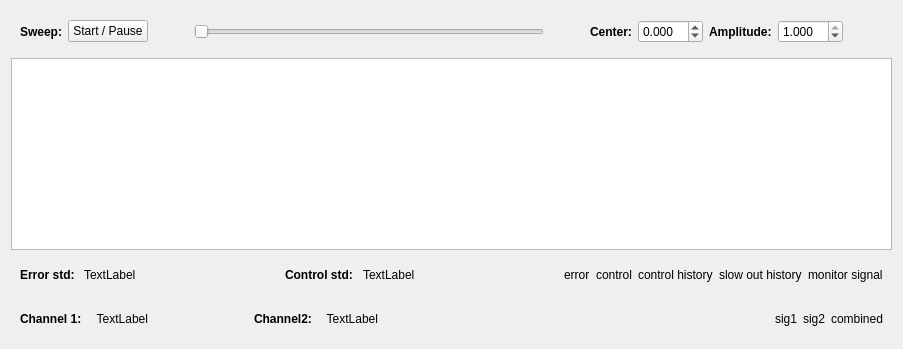
     <widget class="QWidget" name="centralPanel" native="true">
      <property name="sizePolicy">
       <sizepolicy hsizetype="Expanding" vsizetype="Preferred">
        <horstretch>5</horstretch>
        <verstretch>0</verstretch>
       </sizepolicy>
      </property>
      <layout class="QHBoxLayout" name="horizontalLayout_8">
       <item>
        <layout class="QVBoxLayout" name="verticalLayout_17">
         <item>
          <widget class="SweepControlWidget" name="sweepControlWidget" native="true">
           <layout class="QHBoxLayout" name="horizontalLayout_3">
            <item>
             <widget class="QLabel" name="sweepLabel">
              <property name="font">
               <font>
                <weight>75</weight>
                <bold>true</bold>
               </font>
              </property>
              <property name="text">
               <string>Sweep:</string>
              </property>
             </widget>
            </item>
            <item>
             <widget class="QPushButton" name="sweepStartStopPushButton">
              <property name="toolTip">
               <string>&lt;!DOCTYPE HTML PUBLIC &quot;-//W3C//DTD HTML 4.0//EN&quot; &quot;http://www.w3.org/TR/REC-html40/strict.dtd&quot;&gt;
&lt;html&gt;&lt;head&gt;&lt;meta name=&quot;qrichtext&quot; content=&quot;1&quot; /&gt;&lt;style type=&quot;text/css&quot;&gt;
p, li { white-space: pre-wrap; }
&lt;/style&gt;&lt;/head&gt;&lt;body style=&quot; font-family:'MS Shell Dlg 2'; font-size:8pt; font-weight:400; font-style:normal;&quot;&gt;
&lt;p style=&quot; margin-top:0px; margin-bottom:0px; margin-left:0px; margin-right:0px; -qt-block-indent:0; text-indent:0px;&quot;&gt;Start and pause the output of the sweep at the sweep center position.&lt;/p&gt;&lt;/body&gt;&lt;/html&gt;</string>
              </property>
              <property name="text">
               <string>Start / Pause</string>
              </property>
              <property name="checkable">
               <bool>true</bool>
              </property>
             </widget>
            </item>
            <item>
             <spacer name="horizontalSpacer_3">
              <property name="orientation">
               <enum>Qt::Horizontal</enum>
              </property>
              <property name="sizeHint" stdset="0">
               <size>
                <width>40</width>
                <height>20</height>
               </size>
              </property>
             </spacer>
            </item>
            <item>
             <widget class="SweepSlider" name="sweepSlider">
              <property name="minimumSize">
               <size>
                <width>350</width>
                <height>0</height>
               </size>
              </property>
              <property name="maximum">
               <number>99</number>
              </property>
              <property name="orientation">
               <enum>Qt::Horizontal</enum>
              </property>
             </widget>
            </item>
            <item>
             <spacer name="horizontalSpacer">
              <property name="orientation">
               <enum>Qt::Horizontal</enum>
              </property>
              <property name="sizeHint" stdset="0">
               <size>
                <width>40</width>
                <height>20</height>
               </size>
              </property>
             </spacer>
            </item>
            <item>
             <widget class="QLabel" name="sweepCenterLabel">
              <property name="font">
               <font>
                <weight>75</weight>
                <bold>true</bold>
               </font>
              </property>
              <property name="text">
               <string>Center:</string>
              </property>
             </widget>
            </item>
            <item>
             <widget class="CustomDoubleSpinBox" name="sweepCenterSpinBox">
              <property name="minimumSize">
               <size>
                <width>65</width>
                <height>0</height>
               </size>
              </property>
              <property name="toolTip">
               <string>&lt;!DOCTYPE HTML PUBLIC &quot;-//W3C//DTD HTML 4.0//EN&quot; &quot;http://www.w3.org/TR/REC-html40/strict.dtd&quot;&gt;
&lt;html&gt;&lt;head&gt;&lt;meta name=&quot;qrichtext&quot; content=&quot;1&quot; /&gt;&lt;style type=&quot;text/css&quot;&gt;
p, li { white-space: pre-wrap; }
&lt;/style&gt;&lt;/head&gt;&lt;body style=&quot; font-family:'MS Shell Dlg 2'; font-size:8pt; font-weight:400; font-style:normal;&quot;&gt;
&lt;p style=&quot; margin-top:0px; margin-bottom:0px; margin-left:0px; margin-right:0px; -qt-block-indent:0; text-indent:0px;&quot;&gt;The center position of the sweep. If a fast output is used for the sweep this is the sweep center position in volts. If the slow output is used the interval [-1, +1] of this parameter is mapped to the interval [0V, +1.8V].&lt;/p&gt;&lt;/body&gt;&lt;/html&gt;</string>
              </property>
              <property name="keyboardTracking">
               <bool>false</bool>
              </property>
              <property name="suffix">
               <string/>
              </property>
              <property name="decimals">
               <number>3</number>
              </property>
              <property name="minimum">
               <double>-1.000000000000000</double>
              </property>
              <property name="maximum">
               <double>1.000000000000000</double>
              </property>
              <property name="singleStep">
               <double>0.100000000000000</double>
              </property>
              <property name="value">
               <double>0.000000000000000</double>
              </property>
             </widget>
            </item>
            <item>
             <widget class="QLabel" name="sweepAmplitudeLabel">
              <property name="font">
               <font>
                <weight>75</weight>
                <bold>true</bold>
               </font>
              </property>
              <property name="text">
               <string>Amplitude:</string>
              </property>
             </widget>
            </item>
            <item>
             <widget class="CustomDoubleSpinBox" name="sweepAmplitudeSpinBox">
              <property name="minimumSize">
               <size>
                <width>65</width>
                <height>0</height>
               </size>
              </property>
              <property name="toolTip">
               <string>&lt;!DOCTYPE HTML PUBLIC &quot;-//W3C//DTD HTML 4.0//EN&quot; &quot;http://www.w3.org/TR/REC-html40/strict.dtd&quot;&gt;
&lt;html&gt;&lt;head&gt;&lt;meta name=&quot;qrichtext&quot; content=&quot;1&quot; /&gt;&lt;style type=&quot;text/css&quot;&gt;
p, li { white-space: pre-wrap; }
&lt;/style&gt;&lt;/head&gt;&lt;body style=&quot; font-family:'MS Shell Dlg 2'; font-size:8pt; font-weight:400; font-style:normal;&quot;&gt;
&lt;p style=&quot; margin-top:0px; margin-bottom:0px; margin-left:0px; margin-right:0px; -qt-block-indent:0; text-indent:0px;&quot;&gt;Amplitude of the sweep in units of 0.5 * Vpp of the output (2 V for fast outputs (range +/- 1 V) and 0.9 V for slow outputs (range 0 V to 1.8 V). That means an amplitude of 1.0 corresponds to the full sweep range in both cases.&lt;/p&gt;&lt;/body&gt;&lt;/html&gt;</string>
              </property>
              <property name="keyboardTracking">
               <bool>false</bool>
              </property>
              <property name="suffix">
               <string/>
              </property>
              <property name="decimals">
               <number>3</number>
              </property>
              <property name="minimum">
               <double>0.000000000000000</double>
              </property>
              <property name="maximum">
               <double>1.000000000000000</double>
              </property>
              <property name="singleStep">
               <double>0.100000000000000</double>
              </property>
              <property name="value">
               <double>1.000000000000000</double>
              </property>
             </widget>
            </item>
            <item>
             <spacer name="horizontalSpacer_8">
              <property name="orientation">
               <enum>Qt::Horizontal</enum>
              </property>
              <property name="sizeHint" stdset="0">
               <size>
                <width>40</width>
                <height>20</height>
               </size>
              </property>
             </spacer>
            </item>
           </layout>
          </widget>
         </item>
         <item>
          <widget class="PlotWidget" name="graphicsView">
           <property name="minimumSize">
            <size>
             <width>100</width>
             <height>100</height>
            </size>
           </property>
          </widget>
         </item>
         <item>
          <widget class="QWidget" name="topLockPanelWidget" native="true">
           <layout class="QHBoxLayout" name="horizontalLayout_4">
            <item>
             <widget class="QLabel" name="label_4">
              <property name="font">
               <font>
                <weight>75</weight>
                <bold>true</bold>
               </font>
              </property>
              <property name="text">
               <string>Error std: </string>
              </property>
             </widget>
            </item>
            <item>
             <widget class="QLabel" name="errorStdLabel">
              <property name="text">
               <string>TextLabel</string>
              </property>
              <property name="wordWrap">
               <bool>true</bool>
              </property>
             </widget>
            </item>
            <item>
             <spacer name="horizontalSpacer_5">
              <property name="orientation">
               <enum>Qt::Horizontal</enum>
              </property>
              <property name="sizeHint" stdset="0">
               <size>
                <width>40</width>
                <height>20</height>
               </size>
              </property>
             </spacer>
            </item>
            <item>
             <widget class="QLabel" name="label_5">
              <property name="font">
               <font>
                <weight>75</weight>
                <bold>true</bold>
               </font>
              </property>
              <property name="text">
               <string>Control std: </string>
              </property>
             </widget>
            </item>
            <item>
             <widget class="QLabel" name="controlStdLabel">
              <property name="text">
               <string>TextLabel</string>
              </property>
              <property name="wordWrap">
               <bool>true</bool>
              </property>
             </widget>
            </item>
            <item>
             <spacer name="horizontalSpacer_6">
              <property name="orientation">
               <enum>Qt::Horizontal</enum>
              </property>
              <property name="sizeHint" stdset="0">
               <size>
                <width>40</width>
                <height>20</height>
               </size>
              </property>
             </spacer>
            </item>
            <item>
             <widget class="QLabel" name="errorSignalLegendLabel">
              <property name="text">
               <string>error</string>
              </property>
              <property name="wordWrap">
               <bool>true</bool>
              </property>
             </widget>
            </item>
            <item>
             <widget class="QLabel" name="controlSignalLegendLabel">
              <property name="text">
               <string>control</string>
              </property>
              <property name="wordWrap">
               <bool>true</bool>
              </property>
             </widget>
            </item>
            <item>
             <widget class="QLabel" name="controlSignalHistoryLegendLabel">
              <property name="text">
               <string>control history</string>
              </property>
              <property name="wordWrap">
               <bool>true</bool>
              </property>
             </widget>
            </item>
            <item>
             <widget class="QLabel" name="slowSignalHistoryLegendLabel">
              <property name="text">
               <string>slow out history</string>
              </property>
             </widget>
            </item>
            <item>
             <widget class="QLabel" name="monitorSignalHistoryLegendLabel">
              <property name="text">
               <string>monitor signal</string>
              </property>
             </widget>
            </item>
           </layout>
          </widget>
         </item>
         <item>
          <widget class="QWidget" name="statusbar_unlocked" native="true">
           <layout class="QHBoxLayout" name="horizontalLayout_5">
            <item>
             <layout class="QHBoxLayout" name="signal_strengths_unlocked">
              <item>
               <widget class="QLabel" name="label">
                <property name="font">
                 <font>
                  <weight>75</weight>
                  <bold>true</bold>
                 </font>
                </property>
                <property name="text">
                 <string>&lt;html&gt;&lt;head/&gt;&lt;body&gt;&lt;p&gt;Channel 1:&lt;/p&gt;&lt;/body&gt;&lt;/html&gt;</string>
                </property>
               </widget>
              </item>
              <item>
               <widget class="QLabel" name="power_channel_1">
                <property name="sizePolicy">
                 <sizepolicy hsizetype="Minimum" vsizetype="Preferred">
                  <horstretch>0</horstretch>
                  <verstretch>0</verstretch>
                 </sizepolicy>
                </property>
                <property name="minimumSize">
                 <size>
                  <width>60</width>
                  <height>0</height>
                 </size>
                </property>
                <property name="text">
                 <string>TextLabel</string>
                </property>
                <property name="alignment">
                 <set>Qt::AlignRight|Qt::AlignTrailing|Qt::AlignVCenter</set>
                </property>
               </widget>
              </item>
              <item>
               <widget class="QLabel" name="label_8">
                <property name="text">
                 <string/>
                </property>
               </widget>
              </item>
              <item>
               <spacer name="horizontalSpacer_7">
                <property name="orientation">
                 <enum>Qt::Horizontal</enum>
                </property>
                <property name="sizeHint" stdset="0">
                 <size>
                  <width>40</width>
                  <height>20</height>
                 </size>
                </property>
               </spacer>
              </item>
              <item>
               <widget class="QLabel" name="label_6">
                <property name="font">
                 <font>
                  <weight>75</weight>
                  <bold>true</bold>
                 </font>
                </property>
                <property name="text">
                 <string>Channel2:</string>
                </property>
               </widget>
              </item>
              <item>
               <widget class="QLabel" name="power_channel_2">
                <property name="minimumSize">
                 <size>
                  <width>60</width>
                  <height>0</height>
                 </size>
                </property>
                <property name="text">
                 <string>TextLabel</string>
                </property>
                <property name="alignment">
                 <set>Qt::AlignRight|Qt::AlignTrailing|Qt::AlignVCenter</set>
                </property>
               </widget>
              </item>
              <item>
               <widget class="QLabel" name="label_7">
                <property name="text">
                 <string/>
                </property>
               </widget>
              </item>
             </layout>
            </item>
            <item>
             <spacer name="horizontalSpacer_2">
              <property name="orientation">
               <enum>Qt::Horizontal</enum>
              </property>
              <property name="sizeHint" stdset="0">
               <size>
                <width>378</width>
                <height>20</height>
               </size>
              </property>
             </spacer>
            </item>
            <item>
             <layout class="QHBoxLayout" name="unlockedLegendLayout">
              <item>
               <widget class="QLabel" name="spectrum1LegendLabel">
                <property name="text">
                 <string>sig1</string>
                </property>
                <property name="wordWrap">
                 <bool>false</bool>
                </property>
               </widget>
              </item>
              <item>
               <widget class="QLabel" name="spectrum2LegendLabel">
                <property name="text">
                 <string>sig2</string>
                </property>
                <property name="wordWrap">
                 <bool>false</bool>
                </property>
               </widget>
              </item>
              <item>
               <widget class="QLabel" name="combinedSpectrumLegendLabel">
                <property name="text">
                 <string>combined</string>
                </property>
                <property name="wordWrap">
                 <bool>true</bool>
                </property>
               </widget>
              </item>
             </layout>
            </item>
           </layout>
          </widget>
         </item>
        </layout>
       </item>
      </layout>
     </widget>
